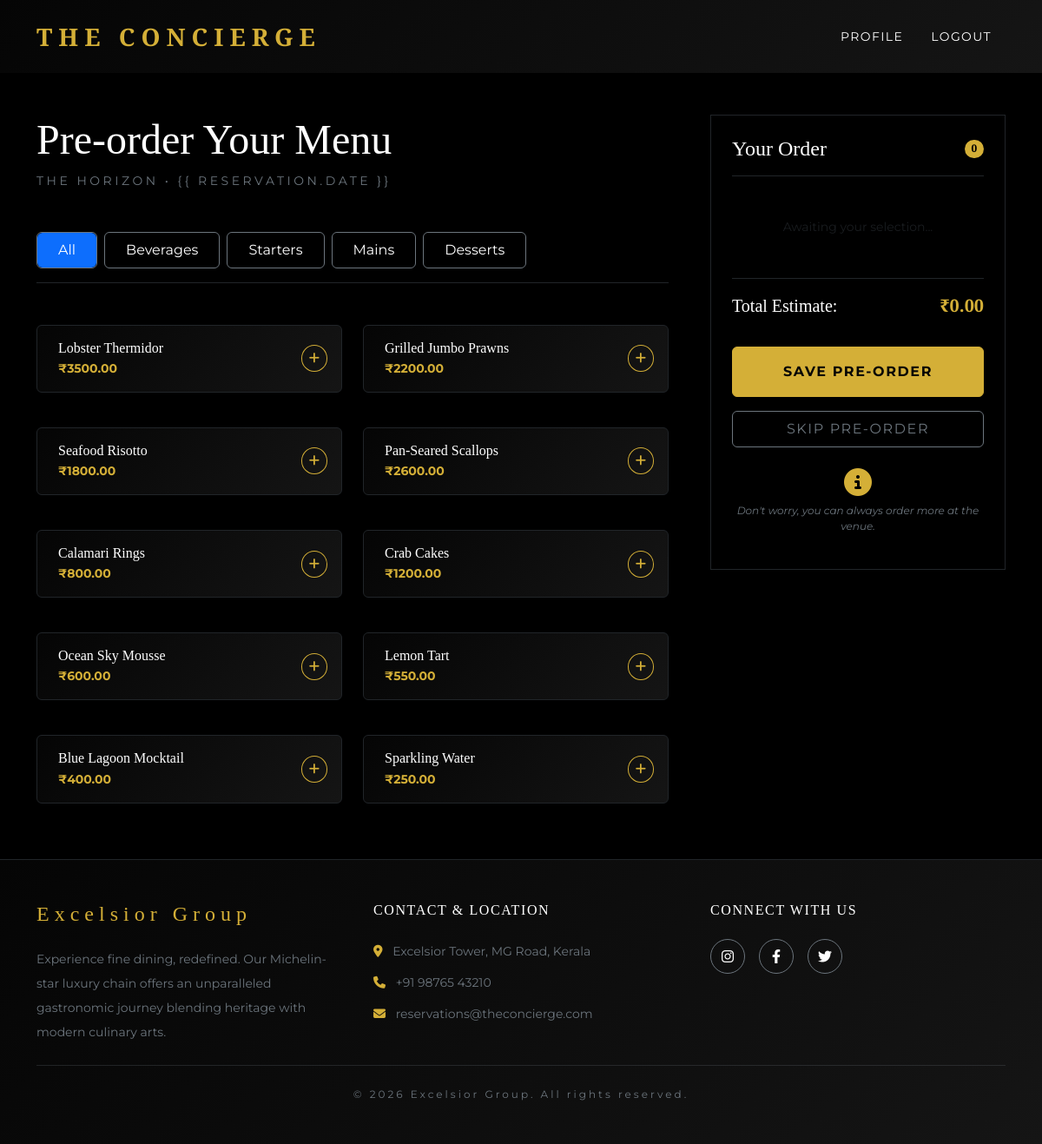
The app's page /menu/1/ (signed in) with its own data.
### core/models.py (models this page shows, shortened)
class Reservation(models.Model):
    user = models.ForeignKey(User, on_delete=models.CASCADE, related_name='reservations')
    restaurant = models.ForeignKey(Restaurant, on_delete=models.CASCADE)
    table = models.ForeignKey(Table, on_delete=models.CASCADE)
    date = models.DateField()
    time = models.TimeField()
    people_count = models.IntegerField()
    booking_price = models.DecimalField(max_digits=10, decimal_places=2)
    created_at = models.DateTimeField(auto_now_add=True)

class Restaurant(models.Model):
    name = models.CharField(max_length=200)
    location = models.CharField(max_length=200)
    description = models.TextField()
    theme = models.CharField(max_length=200)
    cuisine = models.CharField(max_length=200)
    image = models.ImageField(upload_to='restaurants/', null=True, blank=True)

class MenuItem(models.Model):
    restaurant = models.ForeignKey(Restaurant, on_delete=models.CASCADE, related_name='menu_items')
    name = models.CharField(max_length=200)
    category = models.CharField(max_length=100)
    description = models.TextField()
    price = models.DecimalField(max_digits=10, decimal_places=2)
    image = models.ImageField(upload_to='menu_items/', null=True, blank=True)

### core/views.py (the view)
# urls.py: path('menu/<int:reservation_id>/', views.menu, name='menu'),
@login_required
def menu(request, reservation_id):
    reservation = get_object_or_404(Reservation, id=reservation_id, user=request.user)
    menu_items = reservation.restaurant.menu_items.all()
    categories = list(set([item.category for item in menu_items]))
    return render(request, 'menu.html', {
        'reservation': reservation,
        'menu_items': menu_items,
        'categories': categories,
    })

### templates/menu.html (shortened to what this page needs)
{% extends 'base.html' %}
{% load static %}
{% block content %}
<div class="container py-5">
    <div class="row gx-5">
        <div class="col-lg-8" data-aos="fade-right">
            <h1 class="font-secondary display-5 text-white mb-2">Pre-order Your Menu</h1>
            <p class="text-secondary tracking-widest text-uppercase mb-5 fs-7">{{ reservation.restaurant.name }} • {{
                reservation.date }}</p>
            <ul class="nav nav-pills mb-5 border-bottom border-dark pb-3 gap-2" id="pills-tab" role="tablist">
                <li class="nav-item border border-secondary rounded">
                    <a class="nav-link active rounded text-white px-4" id="pills-all-tab" data-bs-toggle="pill"
                        href="#pills-all" role="tab">All</a>
                </li>
                {% for category in categories %}
                <li class="nav-item border border-secondary rounded">
                    <a class="nav-link text-white px-4" id="pills-{{ category|slugify }}-tab" data-bs-toggle="pill"
                        href="#pills-{{ category|slugify }}" role="tab">{{ category }}</a>
                </li>
                {% endfor %}
            </ul>
            <div class="tab-content" id="pills-tabContent">
                <div class="tab-pane fade show active" id="pills-all" role="tabpanel">
                    <div class="row g-4">
                        {% for item in menu_items %}
                        <div class="col-md-6 mb-3">
                            <div
                                class="d-flex align-items-center bg-black-gradient border border-dark rounded p-3 h-100 transition-transform hover-scale menu-card">
                                <div class="flex-grow-1 ps-2">
                                    <h6 class="font-secondary text-white mb-1">{{ item.name }}</h6>
                                    <p class="text-gold fs-7 fw-bold mb-0">₹{{ item.price }}</p>
                                </div>
                                <div class="ms-3 text-center">
                                    <button class="btn btn-outline-gold btn-sm rounded-circle add-to-cart"
                                        data-id="{{ item.id }}" data-name="{{ item.name }}"
                                        data-price="{{ item.price }}"><i class="fas fa-plus"></i></button>
                                </div>
                            </div>
                        </div>
                        {% endfor %}
                    </div>
                </div>
            </div>
        </div>
        <div class="col-lg-4" data-aos="fade-left">
            <div class="bg-black border border-dark p-4 position-sticky top-0 shadow-lg">
                <h4
                    class="font-secondary text-white border-bottom border-dark pb-3 mb-4 d-flex justify-content-between align-items-center">
                    Your Order <span class="badge bg-gold text-black rounded-pill fs-8" id="cart-count">0</span>
                </h4>
                <div id="cart-items" class="mb-4 text-secondary fs-7" style="max-height: 40vh; overflow-y: auto;">
                    <div class="text-center py-4 text-muted">Awaiting your selection...</div>
                </div>
                <div class="border-top border-dark pt-3 mb-4 pb-2">
                    <div class="d-flex justify-content-between text-white fs-5 font-secondary">
                        <span>Total Estimate:</span>
                        <span class="text-gold fw-bold" id="cart-total">₹0.00</span>
                    </div>
                </div>
                <div class="d-grid gap-3">
                    <button id="btn-save-order" class="btn btn-gold py-3 text-uppercase tracking-wider fw-bold">Save
                        Pre-order</button>
                    <a href="{% url 'profile' %}"
                        class="btn btn-outline-secondary py-2 text-uppercase tracking-wider">Skip Pre-order</a>
                </div>
                <div class="mt-4 text-center">
                    <i class="fas fa-info-circle text-gold mb-2 d-block fa-2x"></i>
                    <p class="text-secondary fs-8 fst-italic">Don't worry, you can always order more at the venue.</p>
                </div>
            </div>
        </div>
    </div>
</div>
{% endblock %}

### static/css/style.css (style rules this page uses)
:root { --gold: #D4AF37; --dark-red: #8B0000; --black: #050505; --black-gradient: #111111; --white: #F8F8F8; --grey: #333333; }
body { background-color: var(--black); color: var(--white); font-family: 'Montserrat', sans-serif; margin: 0; padding: 0; overflow-x: hidden; }
h1, h2, h3, h4, h5, h6, .font-secondary { font-family: 'Playfair Display', serif; }
.text-gold { color: var(--gold) !important; }
.bg-gold { background-color: var(--gold) !important; }
.bg-black-gradient { background: linear-gradient(135deg, #050505 0%, #151515 100%) !important; }
.tracking-widest { letter-spacing: 0.25em; }
.tracking-wider { letter-spacing: 0.1em; }
.fs-7 { font-size: 0.875rem; }
.fs-8 { font-size: 0.75rem; }
a { text-decoration: none; transition: all 0.3s ease; }
.btn-gold { background-color: var(--gold); color: var(--black); border: 1px solid var(--gold); transition: all 0.3s ease; }
.btn-outline-gold { background-color: transparent; color: var(--gold); border: 1px solid var(--gold); transition: all 0.3s ease; }
.hover-scale { transition: transform 0.3s ease; }

### records on screen
Reservation: restaurant.name "THE HORIZON"
MenuItem: categories "Beverages", name "Blue Lagoon Mocktail", price "400.00"
MenuItem: categories "Starters", name "Calamari Rings", price "800.00"
MenuItem: categories "Mains", name "Lobster Thermidor", price "3500.00"
MenuItem: categories "Desserts", name "Ocean Sky Mousse", price "600.00"
MenuItem: name "Grilled Jumbo Prawns", price "2200.00"
MenuItem: name "Seafood Risotto", price "1800.00"
MenuItem: name "Pan-Seared Scallops", price "2600.00"
MenuItem: name "Crab Cakes", price "1200.00"
MenuItem: name "Lemon Tart", price "550.00"
MenuItem: name "Sparkling Water", price "250.00"
